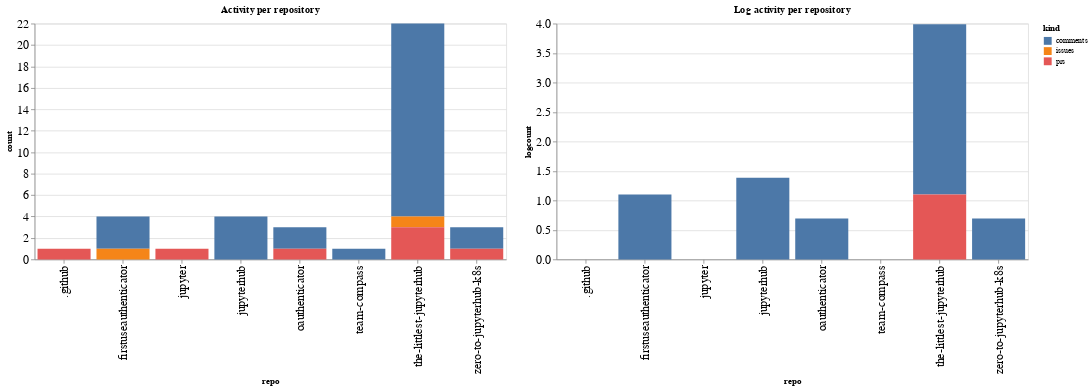

The cell this chart's notebook holds for it:
### Code cell
ch1 = alt.Chart(repo_summaries, width=600, title="Activity per repository").mark_bar().encode(
    x='repo',
    y='count',
    color='kind',
    tooltip="kind"
)

ch2 = alt.Chart(repo_summaries, width=600, title="Log activity per repository").mark_bar().encode(
    x='repo',
    y='logcount',
    color='kind',
    tooltip="kind"
)

ch1 | ch2

### Figure 1 — Vega-Lite specification as saved in the notebook (floating-point values rounded to 4 significant figures)
{"config": {"axisLeft": {"labelFontSize": 15}, "axisBottom": {"labelFontSize": 15}}, "hconcat": [{"mark": "bar", "encoding": {"color": {"type": "nominal", "field": "kind"}, "tooltip": {"type": "nominal", "field": "kind"}, "x": {"type": "nominal", "field": "repo"}, "y": {"type": "quantitative", "field": "count"}}, "title": "Activity per repository", "width": 600}, {"mark": "bar", "encoding": {"color": {"type": "nominal", "field": "kind"}, "tooltip": {"type": "nominal", "field": "kind"}, "x": {"type": "nominal", "field": "repo"}, "y": {"type": "quantitative", "field": "logcount"}}, "title": "Log activity per repository", "width": 600}], "data": {"name": "data-9f03c7cf2383f094aef151516ec2341d"}, "$schema": "https://vega.github.io/schema/vega-lite/v4.8.1.json", "datasets": {"data-9f03c7cf2383f094aef151516ec2341d": [{"repo": ".github", "kind": "prs", "count": 1, "logcount": 0.0}, {"repo": "firstuseauthenticator", "kind": "comments", "count": 3, "logcount": 1.099}, {"repo": "firstuseauthenticator", "kind": "issues", "count": 1, "logcount": 0.0}, {"repo": "jupyter", "kind": "prs", "count": 1, "logcount": 0.0}, {"repo": "jupyterhub", "kind": "comments", "count": 4, "logcount": 1.386}, {"repo": "oauthenticator", "kind": "comments", "count": 2, "logcount": 0.6931}, {"repo": "oauthenticator", "kind": "prs", "count": 1, "logcount": 0.0}, {"repo": "team-compass", "kind": "comments", "count": 1, "logcount": 0.0}, {"repo": "the-littlest-jupyterhub", "kind": "comments", "count": 18, "logcount": 2.89}, {"repo": "the-littlest-jupyterhub", "kind": "issues", "count": 1, "logcount": 0.0}, {"repo": "the-littlest-jupyterhub", "kind": "prs", "count": 3, "logcount": 1.099}, {"repo": "zero-to-jupyterhub-k8s", "kind": "comments", "count": 2, "logcount": 0.6931}, {"repo": "zero-to-jupyterhub-k8s", "kind": "prs", "count": 1, "logcount": 0.0}]}}
